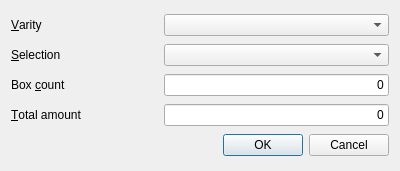
<?xml version="1.0" encoding="UTF-8"?>
<ui version="4.0">
 <class>load_item</class>
 <widget class="QDialog" name="load_item">
  <property name="windowModality">
   <enum>Qt::ApplicationModal</enum>
  </property>
  <property name="geometry">
   <rect>
    <x>0</x>
    <y>0</y>
    <width>400</width>
    <height>171</height>
   </rect>
  </property>
  <property name="font">
   <font>
    <pointsize>9</pointsize>
   </font>
  </property>
  <property name="windowTitle">
   <string>Load item</string>
  </property>
  <property name="locale">
   <locale language="Russian" country="RussianFederation"/>
  </property>
  <property name="modal">
   <bool>true</bool>
  </property>
  <layout class="QVBoxLayout" name="verticalLayout">
   <property name="spacing">
    <number>3</number>
   </property>
   <property name="topMargin">
    <number>9</number>
   </property>
   <property name="bottomMargin">
    <number>9</number>
   </property>
   <item>
    <layout class="QHBoxLayout" name="horizontalLayout">
     <property name="leftMargin">
      <number>0</number>
     </property>
     <item>
      <widget class="QLabel" name="label">
       <property name="minimumSize">
        <size>
         <width>150</width>
         <height>0</height>
        </size>
       </property>
       <property name="text">
        <string>&amp;Varity</string>
       </property>
       <property name="buddy">
        <cstring>varity</cstring>
       </property>
      </widget>
     </item>
     <item>
      <widget class="QComboBox" name="varity">
       <property name="sizePolicy">
        <sizepolicy hsizetype="Expanding" vsizetype="Fixed">
         <horstretch>0</horstretch>
         <verstretch>0</verstretch>
        </sizepolicy>
       </property>
      </widget>
     </item>
    </layout>
   </item>
   <item>
    <layout class="QHBoxLayout" name="horizontalLayout_2">
     <item>
      <widget class="QLabel" name="label_2">
       <property name="minimumSize">
        <size>
         <width>150</width>
         <height>0</height>
        </size>
       </property>
       <property name="text">
        <string>&amp;Selection</string>
       </property>
       <property name="buddy">
        <cstring>selection</cstring>
       </property>
      </widget>
     </item>
     <item>
      <widget class="QComboBox" name="selection">
       <property name="sizePolicy">
        <sizepolicy hsizetype="Expanding" vsizetype="Fixed">
         <horstretch>0</horstretch>
         <verstretch>0</verstretch>
        </sizepolicy>
       </property>
      </widget>
     </item>
    </layout>
   </item>
   <item>
    <layout class="QHBoxLayout" name="horizontalLayout_3">
     <item>
      <widget class="QLabel" name="label_4">
       <property name="minimumSize">
        <size>
         <width>150</width>
         <height>0</height>
        </size>
       </property>
       <property name="text">
        <string>Box &amp;count</string>
       </property>
       <property name="buddy">
        <cstring>box_count</cstring>
       </property>
      </widget>
     </item>
     <item>
      <widget class="QLineEdit" name="box_count">
       <property name="text">
        <string>0</string>
       </property>
       <property name="alignment">
        <set>Qt::AlignRight|Qt::AlignTrailing|Qt::AlignVCenter</set>
       </property>
      </widget>
     </item>
    </layout>
   </item>
   <item>
    <layout class="QHBoxLayout" name="horizontalLayout_4">
     <item>
      <widget class="QLabel" name="label_3">
       <property name="minimumSize">
        <size>
         <width>150</width>
         <height>0</height>
        </size>
       </property>
       <property name="text">
        <string>&amp;Total amount</string>
       </property>
       <property name="buddy">
        <cstring>items_count</cstring>
       </property>
      </widget>
     </item>
     <item>
      <widget class="QLineEdit" name="items_count">
       <property name="text">
        <string>0</string>
       </property>
       <property name="alignment">
        <set>Qt::AlignRight|Qt::AlignTrailing|Qt::AlignVCenter</set>
       </property>
      </widget>
     </item>
    </layout>
   </item>
   <item>
    <widget class="QDialogButtonBox" name="buttonBox">
     <property name="locale">
      <locale language="Russian" country="RussianFederation"/>
     </property>
     <property name="orientation">
      <enum>Qt::Horizontal</enum>
     </property>
     <property name="standardButtons">
      <set>QDialogButtonBox::Cancel|QDialogButtonBox::Ok</set>
     </property>
    </widget>
   </item>
  </layout>
 </widget>
 <resources/>
 <connections>
  <connection>
   <sender>buttonBox</sender>
   <signal>accepted()</signal>
   <receiver>load_item</receiver>
   <slot>accept()</slot>
   <hints>
    <hint type="sourcelabel">
     <x>236</x>
     <y>161</y>
    </hint>
    <hint type="destinationlabel">
     <x>157</x>
     <y>170</y>
    </hint>
   </hints>
  </connection>
  <connection>
   <sender>buttonBox</sender>
   <signal>rejected()</signal>
   <receiver>load_item</receiver>
   <slot>reject()</slot>
   <hints>
    <hint type="sourcelabel">
     <x>325</x>
     <y>161</y>
    </hint>
    <hint type="destinationlabel">
     <x>286</x>
     <y>170</y>
    </hint>
   </hints>
  </connection>
  <connection>
   <sender>varity</sender>
   <signal>currentIndexChanged(QString)</signal>
   <receiver>load_item</receiver>
   <slot>varity_selected(QString)</slot>
   <hints>
    <hint type="sourcelabel">
     <x>381</x>
     <y>24</y>
    </hint>
    <hint type="destinationlabel">
     <x>396</x>
     <y>19</y>
    </hint>
   </hints>
  </connection>
  <connection>
   <sender>selection</sender>
   <signal>currentIndexChanged(QString)</signal>
   <receiver>load_item</receiver>
   <slot>selection_selected(QString)</slot>
   <hints>
    <hint type="sourcelabel">
     <x>373</x>
     <y>55</y>
    </hint>
    <hint type="destinationlabel">
     <x>396</x>
     <y>52</y>
    </hint>
   </hints>
  </connection>
  <connection>
   <sender>box_count</sender>
   <signal>textChanged(QString)</signal>
   <receiver>load_item</receiver>
   <slot>changes()</slot>
   <hints>
    <hint type="sourcelabel">
     <x>373</x>
     <y>83</y>
    </hint>
    <hint type="destinationlabel">
     <x>395</x>
     <y>83</y>
    </hint>
   </hints>
  </connection>
  <connection>
   <sender>items_count</sender>
   <signal>textChanged(QString)</signal>
   <receiver>load_item</receiver>
   <slot>changes()</slot>
   <hints>
    <hint type="sourcelabel">
     <x>372</x>
     <y>112</y>
    </hint>
    <hint type="destinationlabel">
     <x>395</x>
     <y>112</y>
    </hint>
   </hints>
  </connection>
 </connections>
 <slots>
  <slot>varity_selected(QString)</slot>
  <slot>selection_selected(QString)</slot>
  <slot>changes()</slot>
 </slots>
</ui>
